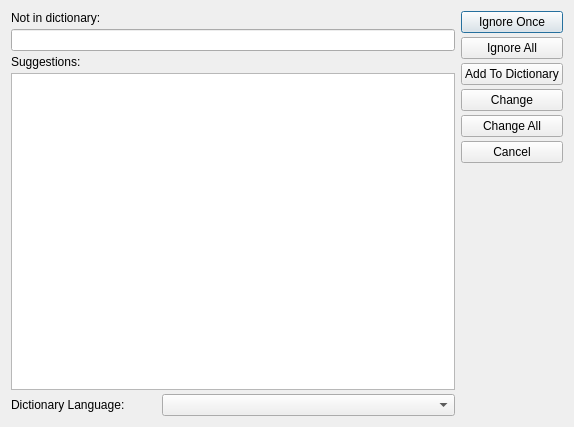
<?xml version="1.0" encoding="UTF-8"?>
<ui version="4.0">
 <class>SpellCheckDialog</class>
 <widget class="QDialog" name="SpellCheckDialog">
  <property name="geometry">
   <rect>
    <x>0</x>
    <y>0</y>
    <width>574</width>
    <height>427</height>
   </rect>
  </property>
  <property name="windowTitle">
   <string>Spell Checking</string>
  </property>
  <layout class="QHBoxLayout" name="horizontalLayout_2">
   <item>
    <layout class="QVBoxLayout" name="verticalLayoutList">
     <property name="spacing">
      <number>4</number>
     </property>
     <item>
      <widget class="QLabel" name="labelNotInDict">
       <property name="text">
        <string>Not in dictionary:</string>
       </property>
      </widget>
     </item>
     <item>
      <widget class="QLineEdit" name="lineEditChange"/>
     </item>
     <item>
      <widget class="QLabel" name="labelSuggestions">
       <property name="text">
        <string>Suggestions:</string>
       </property>
      </widget>
     </item>
     <item>
      <widget class="QListWidget" name="listWidgetSuggestions"/>
     </item>
     <item>
      <layout class="QHBoxLayout" name="horizontalLayoutLanguage" stretch="1,2">
       <property name="spacing">
        <number>4</number>
       </property>
       <item>
        <widget class="QLabel" name="labelDictrionaryLanguage">
         <property name="text">
          <string>Dictionary Language:</string>
         </property>
        </widget>
       </item>
       <item>
        <widget class="PNComboBox" name="comboBoxDictionaryLanguage"/>
       </item>
      </layout>
     </item>
    </layout>
   </item>
   <item>
    <layout class="QVBoxLayout" name="verticalLayoutButtons">
     <property name="spacing">
      <number>4</number>
     </property>
     <property name="sizeConstraint">
      <enum>QLayout::SetMaximumSize</enum>
     </property>
     <item>
      <widget class="QPushButton" name="pushButtonIgnoreOnce">
       <property name="text">
        <string>Ignore Once</string>
       </property>
      </widget>
     </item>
     <item>
      <widget class="QPushButton" name="pushButtonIgnoreAll">
       <property name="text">
        <string>Ignore All</string>
       </property>
      </widget>
     </item>
     <item>
      <widget class="QPushButton" name="pushButtonAddToDictionary">
       <property name="text">
        <string>Add To Dictionary</string>
       </property>
      </widget>
     </item>
     <item>
      <widget class="QPushButton" name="pushButtonChange">
       <property name="text">
        <string>Change</string>
       </property>
      </widget>
     </item>
     <item>
      <widget class="QPushButton" name="pushButtonChangeAll">
       <property name="text">
        <string>Change All</string>
       </property>
      </widget>
     </item>
     <item>
      <widget class="QPushButton" name="pushButtonCancel">
       <property name="text">
        <string>Cancel</string>
       </property>
      </widget>
     </item>
     <item>
      <spacer name="verticalSpacerButtons">
       <property name="orientation">
        <enum>Qt::Vertical</enum>
       </property>
       <property name="sizeHint" stdset="0">
        <size>
         <width>20</width>
         <height>40</height>
        </size>
       </property>
      </spacer>
     </item>
    </layout>
   </item>
  </layout>
 </widget>
 <customwidgets>
  <customwidget>
   <class>PNComboBox</class>
   <extends>QComboBox</extends>
   <header location="global">pncombobox.h</header>
  </customwidget>
 </customwidgets>
 <resources/>
 <connections/>
</ui>
